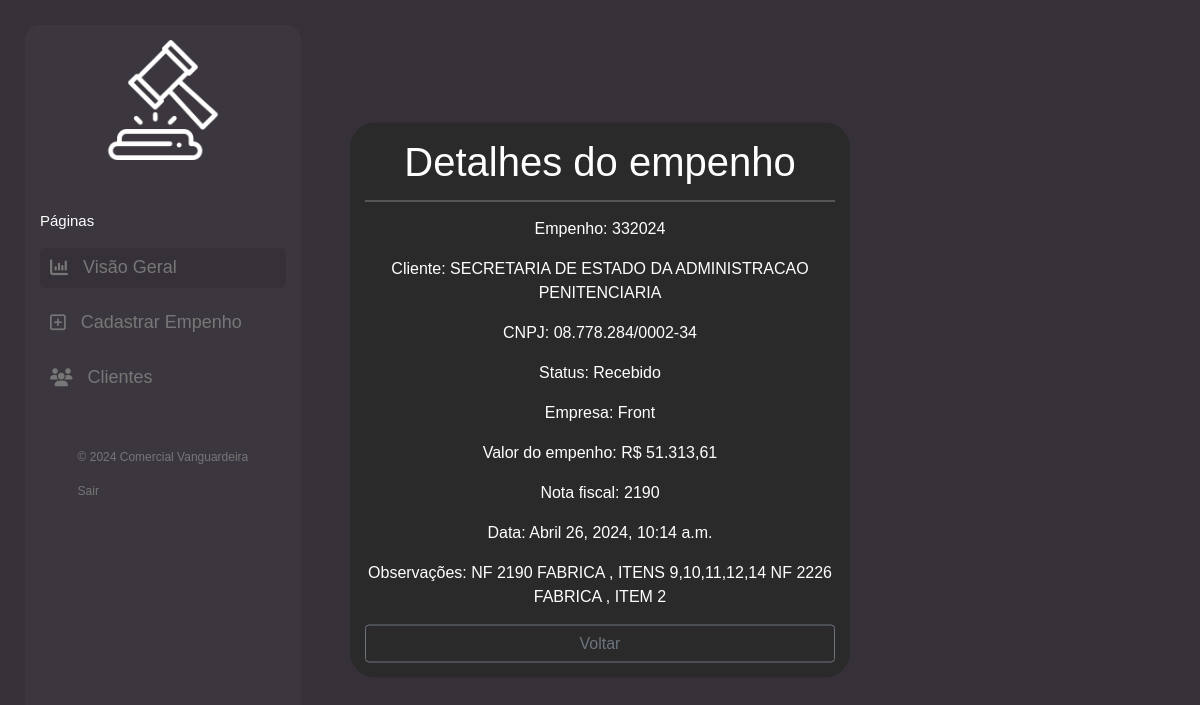
The page /cliente/detalhe/4089/ (signed in) on the database its author committed.
### cliente/models.py (models this page shows, shortened)
class Cliente(models.Model):
    numero = models.CharField(max_length=255)
    nome = models.CharField(max_length=255)
    cnpj = models.CharField(max_length=255)
    data_criacao = models.DateTimeField(default=timezone.now)
    categoria = models.ForeignKey(Categoria, on_delete=models.DO_NOTHING)
    empresa = models.ForeignKey(Empresa, on_delete=models.DO_NOTHING)
    empenho = models.FileField(upload_to='empenhos/', max_length=500)
    nfe = models.FileField(upload_to='notas/', max_length=500, default='0', blank=True)
    n_nfe = models.CharField(max_length=255, blank=True)
    descricao = models.TextField(blank=True)
    valor = models.CharField(max_length=255)

class Categoria(models.Model):
    nome = models.CharField(max_length=255)
    def __str__(self):
        return self.nome

class Empresa(models.Model):
    nome = models.CharField(max_length=255)
    def __str__(self):
        return self.nome

### cliente/views.py (the view)
# urls.py: path('cliente/detalhe/<int:pk>/', views.detalhe, name="detalhe"),
@login_required(login_url='login')
def detalhe(request, pk):
    cliente = Cliente.objects.get(pk=pk)
    return render(request, 'cliente/detalhe.html', {'cliente': cliente})

### cliente/templates/cliente/detalhe.html
{% extends 'base.html' %}
{% block conteudo %}
<div class="contents">
    <h1>Detalhes do empenho</h1>
    <div class="contents-info">
        <p>Empenho: {{ cliente.numero }}</p>
        <p>Cliente: {{ cliente.nome }}</p>
        <p>CNPJ: {{ cliente.cnpj }}</p>
        <p>Status: {{ cliente.categoria }}</p>
        <p>Empresa: {{ cliente.empresa }}</p>
        <p>Valor do empenho: R$ {{ cliente.valor }}</p>
        <p>Nota fiscal: {{ cliente.n_nfe }}</p>
        <p>Data: {{ cliente.data_criacao }}</p>
        <p>Observações: {{ cliente.descricao }}</p>
        <a href="{{ request.META.HTTP_REFERER }}" class="btn btn-outline-secondary" style="width: 100%">Voltar</a>
    </div>
</div>
{% endblock%}

### templates/base.html (shortened to what this page needs)
{% load static %}
<!DOCTYPE html>
<html lang="pt-br">
<head>
  {% include 'partials/_head.html' %}
</head>
<body>
<main>
  <section class="side-section">
    <div class="logo">
        <img src="{% static 'img/vanguardeira.png'%}">
    </div>
    <div class="shortcuts">
        <div class="title">
            <p>Páginas</p>
        </div>
        <div class="buttons">
            <button onclick="location.href='{% url 'dashboard' %}'" class="active"><i class="fa-solid fa-chart-column"></i><p>Visão Geral</p></button>
            <button onclick="location.href='{% url 'form' %}'"><i class="fa-regular fa-square-plus"></i></i><p>Cadastrar Empenho</p></button>
            <button onclick="location.href='{% url 'cliente' %}'"><i class="fa-solid fa-users"></i><p>Clientes</p></button>
        </div>
    </div>
    <div class="footer">
        <p>© 2024 Comercial Vanguardeira</p>
        <a href="{% url 'logout' %}" style="text-decoration: none; color: #777777; justify-content: center;">Sair</a>
    </div>
</section>
<section class="content-section">
  {% block conteudo %}{% endblock %}
</section>
</main>
</body>
</html>

### templates/partials/_head.html (shortened to what this page needs)
{% load static %}
<link href="https://cdn.jsdelivr.net/npm/bootstrap@5.3.0-alpha1/dist/css/bootstrap.min.css" rel="stylesheet">
<link href="{% static 'vendor/bootstrap/css/bootstrap.min.css' %}" rel="stylesheet">
<link rel="stylesheet" href="{% static 'vendor/css/dashboard.css' %}">
<link rel="stylesheet" href="{% static 'vendor/css/style.css' %}">
<link rel="stylesheet" href="https://cdn.jsdelivr.net/npm/bootstrap-icons@1.10.3/font/bootstrap-icons.css">

### rows shown on the page
Cliente: numero "332024", nome "SECRETARIA DE ESTADO DA ADMINISTRACAO PENITENCIARIA", cnpj "08.778.284/0002-34", categoria "Recebido", empresa "Front", valor "51.313,61", n_nfe "2190", data_criacao "Abril 26, 2024, 10:14 a.m.", descricao "NF 2190 FABRICA , ITENS 9,10,11,12,14 NF 2226 FABRICA , ITEM 2"
